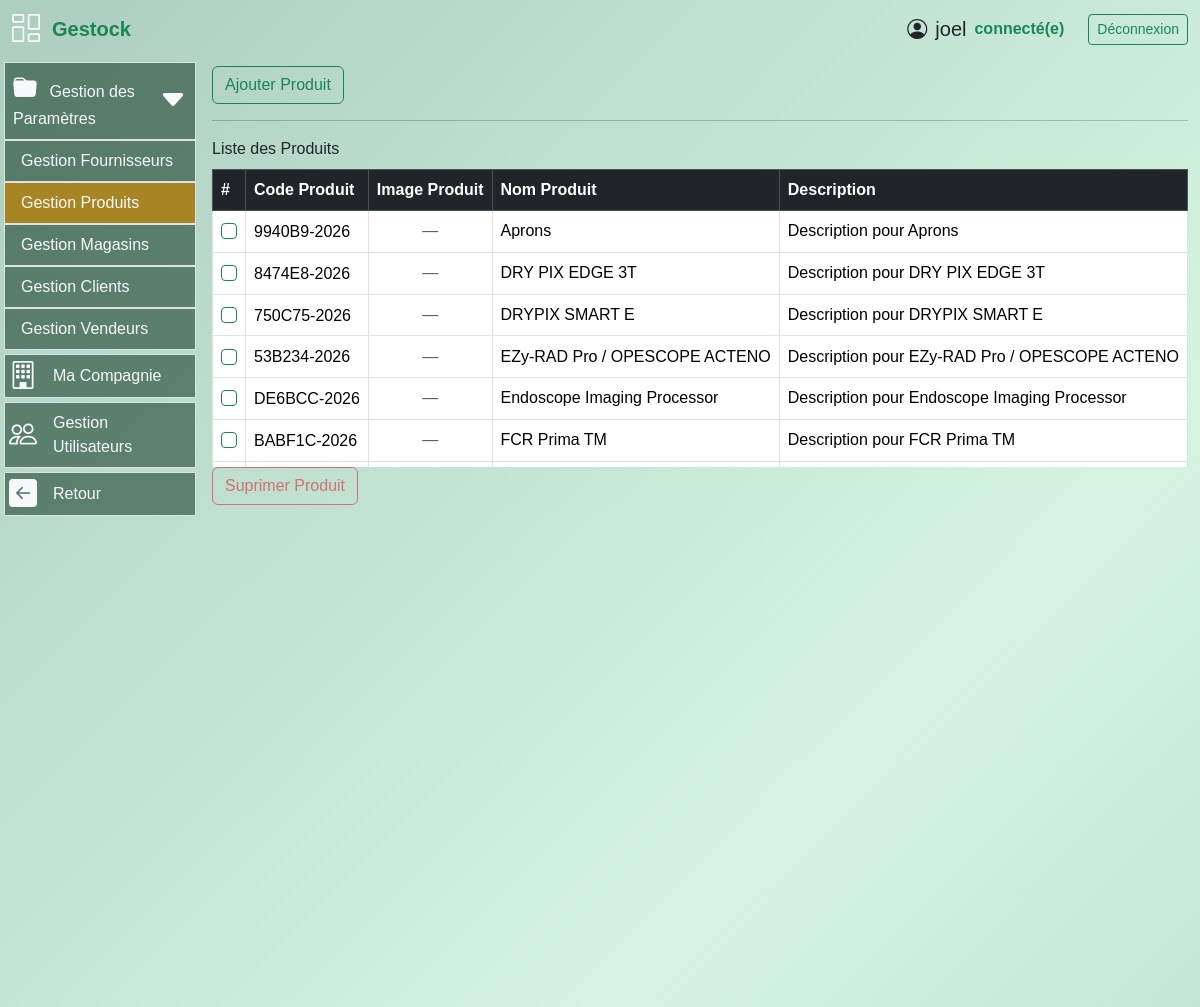
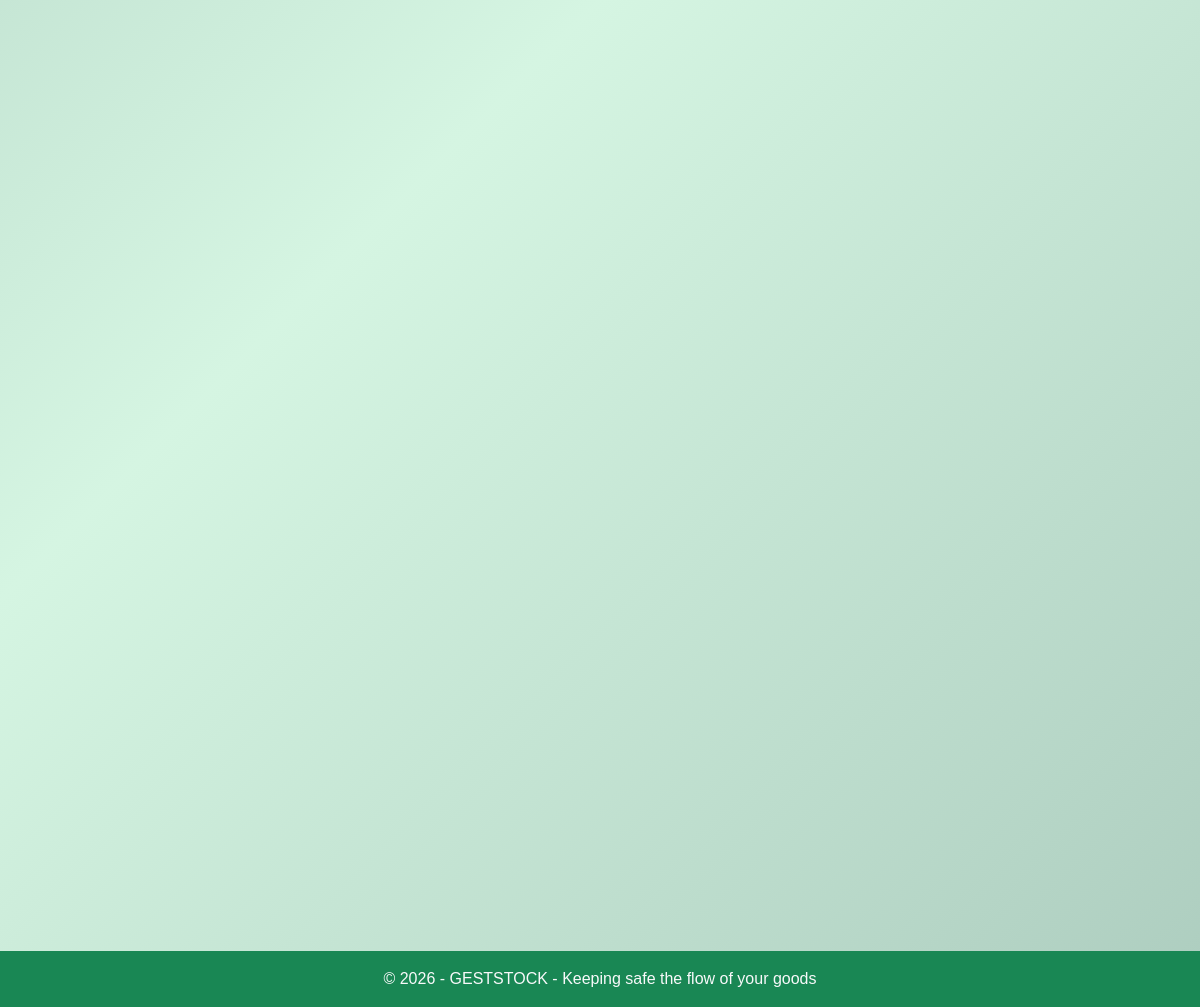
Screenshot of /gestion_materiel/produit (signed in) with the database file from the repository (2 pictures, top to bottom).
### models.py (models this page shows, shortened)
class User(UserMixin, db.Model):
  id = db.Column(db.Integer, primary_key=True)
  username = db.Column(db.String(64), index=True, nullable=False)
  email = db.Column(db.String(120), unique=True, nullable=False)
  password_hash = db.Column(db.String(256))
  role = db.Column(db.String(20), nullable=False, default='operateur')
  joined_at = db.Column(db.DateTime(), default = datetime.utcnow, index = True)
  must_change_password = db.Column(db.Boolean, default=False)
  __table_args__ = (
      db.UniqueConstraint('email', name='uq_user_email'),
  )

class Produit(db.Model):
    id = db.Column(db.Integer, primary_key=True)
    nom_produit = db.Column(db.String(128), nullable=False, index=True)
    code_produit = db.Column(db.String(256), nullable=False, unique=True)
    description = db.Column(db.String(256), nullable=False)
    image = db.Column(db.String(255), nullable=True)
    stocks = db.relationship("Stock", backref="produit", lazy=True)
    lignes_bon = db.relationship(
        "LigneBonCommande",
        back_populates="produit",
        cascade="all, delete-orphan"
    )
    lignes_achat = db.relationship(
    "LigneAchat",
    back_populates="produit",
    cascade="all, delete-orphan"
)

### routes.py (the view, shortened to what this page needs)
@app.route('/gestion_materiel/produit', methods=['GET', 'POST'])
@login_required
def produit():
    form = ProduitForm(csrf_enabled=False)
    produits = Produit.query.order_by(Produit.nom_produit).all()
    return render_template('produit.html', form=form, produits=produits)

### forms.py
class ProduitForm(FlaskForm):
    image = FileField(
            "Image du produit",
            validators=[
                FileAllowed(
                    ['jpg', 'jpeg', 'png', 'webp'],
                    'Images uniquement (jpg, jpeg, png, webp)'
                )
            ]
        )
    description = TextAreaField(
            "Description",
            validators=[DataRequired()]
        )
    nom_produit = StringField('Nom produit', validators=[DataRequired()])
    stock = IntegerField(
        "Stock initial",
        default=0,
        validators=[
            NumberRange(min=0)
        ]
    )
    submit = SubmitField('Enregistrer')

### routes.py (called while the page is built)
@app.after_request
def disable_cache(response):
    response.headers["Cache-Control"] = "no-store, no-cache, must-revalidate, private"
    response.headers["Pragma"] = "no-cache"
    response.headers["Expires"] = "0"
    return response

@login_manager.user_loader
def load_user(user_id):
    return User.query.get(int(user_id))

@app.context_processor
def utility_processor():
    def is_active(prefix):
        return request.endpoint and prefix in request.endpoint
    return dict(is_active=is_active)

### templates/produit.html (shortened to what this page needs)
{% extends "base.html" %}
{% block content %}
<div class="py-2">
    <div class="row">
        <div class="col">
            <a class="btn btn-outline-success" data-bs-toggle="modal"
            data-bs-target="#addproduitmodal">Ajouter Produit</a>
        </div>
    </div>
  <hr>
  {% if produits %}
        <form action="{{ url_for('delete_produits') }}" method="post">
      <div class="table-responsive" style="max-height: 330px; overflow-y: auto;">
        <caption class="fs-3 fw-semibold">
          Liste des Produits
      </caption>
            <table class="table w-100 caption-top table-bordered px-1 align-middle
                  table-responsive my-2">
          <thead class="table-dark sticky-top">
            <tr>
              <th scope="col">#</th>
              <th scope="col">Code Produit</th>
              <th scope="col">Image Produit</th>
              <th scope="col">Nom Produit</th>
              <th scope="col">Description</th>
            </tr>
          </thead>
          <tbody>
            {% for produit in produits %}
            <tr class="produit-row"
                data-id="{{ produit.id }}"
                data-nom="{{ produit.nom_produit }}"
                data-description="{{ produit.description }}"
                data-stock="{{ produit.stock }}"
                style="cursor:pointer">
              <td class="text-center align-middle">
                <input class="form-check-input border-success produit-checkbox"
                name="produit_ids"
                type="checkbox" value="{{produit.id}}">
              </td>
              <td>
                <span class="align-middle">{{produit.code_produit}}</span>
              </td>
              <td class="text-center">
                {% if produit.image %}
                <img src="{{ produit.image }}"
                    style="max-height: 100px; object-fit: contain;"
                    class="img-fluid rounded border">
              {% else %}
                <span class="text-muted">—</span>
              {% endif %}
            </td>
              <td class="align-middle">
                <span>{{produit.nom_produit}}</span>
              </td>
              <td class="align-start">
                <span>{{produit.description}}</span>
              </td>
            </tr>
            {% endfor %}
          </tbody>
        </table>
      </div>
      <button type="submit" class="btn btn-outline-danger"
        onclick="return confirm('Voulez-vous supprimer ce ou ces produits ?')">Suprimer Produit
      </button>
      </form>
  </div>
  {% else %}
  <div class="alert alert-warning text-center">
          Aucun Produit enregistré pour le moment.
      </div>
  {% endif %}
</div>
{% endblock %}

### templates/base.html (shortened to what this page needs)
<!DOCTYPE html>
<html lang="fr">
<head>
    <link rel="stylesheet" href="/static/style/styles.css">
    <link rel="stylesheet" href="{{ url_for('static', filename='css/bootstrap.min.css') }}">
    <link rel="stylesheet" href="{{ url_for('static', filename='style/styles.css') }}">
    <link rel="stylesheet" href="https://cdn.jsdelivr.net/npm/bootstrap-icons@1.11.3/font/bootstrap-icons.css">
</head>
<body class="d-flex flex-column min-vh-100 bg-gradient-success">
    <header class="container-fluid py-2">
        <div class="row align-items-between">
            <div class="col-2 gap-2 d-flex align-items-center">
                    <i class="bi bi-columns-gap text-light fs-3"></i>
                <span class="fs-5 px-1 fw-semibold text-success">
                    Gestock
                </span>
            </div>
            <div class="col-10 d-flex gap-4 justify-content-end align-items-center">
                {% if current_user.is_authenticated %}
                    <div class="d-flex justify-content-end align-items-center ">
                        <span class="fs-5 d-flex justify-content-end mx-2 align-items-center">
                            <i class="bi bi-person-circle fs-5 mx-2"></i>
                            {{ current_user.username }}
                        </span>
                        <span class="fs-6 fw-semibold text-success">connecté(e)</span>
                    </div>
                    <div>
                        <a href="{{ url_for('logout') }}" class="btn btn-sm btn-outline-success">
                            Déconnexion
                        </a>
                    </div>
                {% endif %}
            </div>
        </div>
    </header>
    <main class="container-fluid flex-fill">
            <div class="row">
                {% if current_user.is_authenticated %}
                {% if request.path.startswith('/gestion_materiel') %}
                <nav class="col-3 col-md-2 p-1">
                            {% set active_pages = ['paiement', 'produit', 'client', 'dashboard', 'transaction', 'facture', 'stock', 'user'] %}
                        <ul class="nav flex-column gap-1">
                            {% if current_user.role in ["superadmin","admin","operateur","finance"] %}
                            <li class="nav-item bg-nav border">
                                <a class="nav-link text-light d-flex align-items-center justify-content-between px-2"
                                data-bs-toggle="collapse"
                                href="#menuParam"
                                role="button"
                                aria-expanded="false">
                                    <div>
                                        <i class="bi bi-folder-fill fs-4 me-2"></i>
                                        Gestion des Paramètres
                                    </div>
                                    <i class="bi bi-caret-down-fill fs-3"></i>
                                </a>
                                <div class="collapse {% if is_active('client')
                                                        or is_active('fournisseur')
                                                        or is_active('produit')
                                                        or is_active('liste_vendeurs') %}show{% endif %}"
                                    id="menuParam">
                                    <ul class="nav flex-column">
                                        {% if current_user.role in ["superadmin","admin","operateur"] %}
                                        <li class="nav-item border-2 border-top">
                                            <a class="nav-link text-light {% if is_active('fournisseur') %}bg-nav2{% endif %}"
                                            href="{{ url_for('fournisseur') }}">
                                                Gestion Fournisseurs
                                            </a>
                                        </li>
                                        <li class="nav-item border-2 border-top">
                                            <a class="nav-link text-light {% if is_active('produit') %}bg-nav2{% endif %}"
                                            href="{{ url_for('produit') }}">
                                            Gestion Produits
                                        </a>
                                    </li>
                                    <li class="nav-item border-2 border-top">
                                        <a class="nav-link text-light {% if is_active('magasin') %}bg-nav2{% endif %}"
                                            href="{{ url_for('magasin') }}">
                                            Gestion Magasins
                                        </a>
                                    </li>
                                    {% endif %}
                                    {% if current_user.role in ["superadmin","admin","finance"] %}
                                    <li class="nav-item border-2 border-top">
                                        <a class="nav-link text-light {% if is_active('client') %}bg-nav2{% endif %}"
                                        href="{{ url_for('client') }}">
                                            Gestion Clients
                                        </a>
                                    </li>
                                        <li class="nav-item border-2 border-top">
                                            <a class="nav-link text-light {% if is_active('liste_vendeurs') %}bg-nav2{% endif %}"
                                            href="{{ url_for('liste_vendeurs') }}">
                                                Gestion Vendeurs
                                            </a>
                                        </li>
                                        {% endif %}
                                    </ul>
                                </div>
                            </li>
                            {% endif %}
                            {% if current_user.role in ["admin","superadmin","finance","operateur"] %}
                            <li class="{{ 'bg-nav2' if is_active('compagnie') else '' }} nav-item bg-nav-hover bg-nav px-1 border d-flex flex-fill justify-content-start align-items-center">
                                <i class="bi bi-building fs-3 text-light"></i>
                                <a class="nav-link text-light" href="{{url_for('compagnie')}}">Ma Compagnie</a>
                            </li>
                            {% endif %}
                            {% if current_user.role in ["admin","superadmin"] %}
                            <li class="{{ 'bg-nav2' if is_active('user') else '' }} nav-item bg-nav-hover bg-nav px-1 border d-flex flex-fill justify-content-start align-items-center">
                                <i class="bi bi-people fs-3 text-light"></i>
                                <a class="nav-link text-light" href="{{url_for('user')}}">Gestion Utilisateurs</a>
                            </li>
                            {% endif %}
                            {% if current_user.role in ["superadmin","admin","operateur","finance"] %}
                            <li class="nav-item bg-nav-hover bg-nav px-1 border d-flex flex-fill justify-content-start align-items-center">
                                <i class="bi bi-arrow-left-square-fill text-light fs-3"></i>
                                {% if current_user.role in ["admin","superadmin"] %}
                                    <a class="nav-link text-light"  href="{{url_for('dashboard')}}">Retour</a>
                                {% elif current_user.role == "finance" %}
                                    <a class="nav-link text-light"  href="{{url_for('nouvelle_vente')}}">Retour</a>
                                {% else %}
                                    <a class="nav-link text-light"  href="{{url_for('nouveau_achat')}}">Retour</a>
                                {% endif %}
                            </li>
                            {% endif %}
                        </ul>
                    </nav>
                    {% endif %}
                 {% endif %}
                  <section class="{% if current_user.is_authenticated %}col-9 col-md-10{% else %}col-12{% endif %}">
                     {% block content %}{% endblock %}
    </main>
    <footer class="bg-success text-light text-center py-3 mt-auto">
        <p class="mb-0">© 2026 - GESTSTOCK - Keeping safe the flow of your goods </p>
    </footer>
</body>
</html>

### static/style/styles.css (style rules this page uses)
html { height: 100%; }
body { margin: 0; font-family: Arial, sans-serif; }
.bg-gradient-success { background: linear-gradient(135deg, #adcdbf, #d5f5e2, #adcdbf); }
.bg-nav { background-color: #113a248f; }
.bg-nav2 { background-color: #a88524; }
.table-responsive thead th { position: sticky; top: 0; z-index: 10; background-color: #212529; }
.table td, .table th { white-space: nowrap; }

### rows the page displays
User: username "joel"
Produit: code_produit "9940B9-2026", nom_produit "Aprons", description "Description pour Aprons"
Produit: code_produit "8474E8-2026", nom_produit "DRY PIX EDGE 3T", description "Description pour DRY PIX EDGE 3T"
Produit: code_produit "750C75-2026", nom_produit "DRYPIX SMART E", description "Description pour DRYPIX SMART E"
Produit: code_produit "53B234-2026", nom_produit "EZy-RAD Pro / OPESCOPE ACTENO", description "Description pour EZy-RAD Pro / OPESCOPE ACTENO"
Produit: code_produit "DE6BCC-2026", nom_produit "Endoscope Imaging Processor", description "Description pour Endoscope Imaging Processor"
Produit: code_produit "BABF1C-2026", nom_produit "FCR Prima TM", description "Description pour FCR Prima TM"
